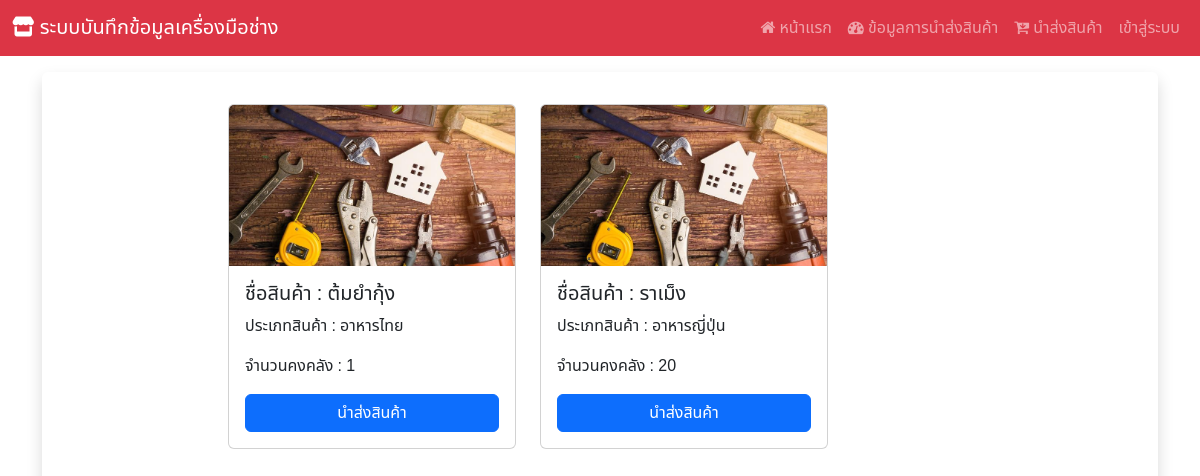
Before: / with the older database file.
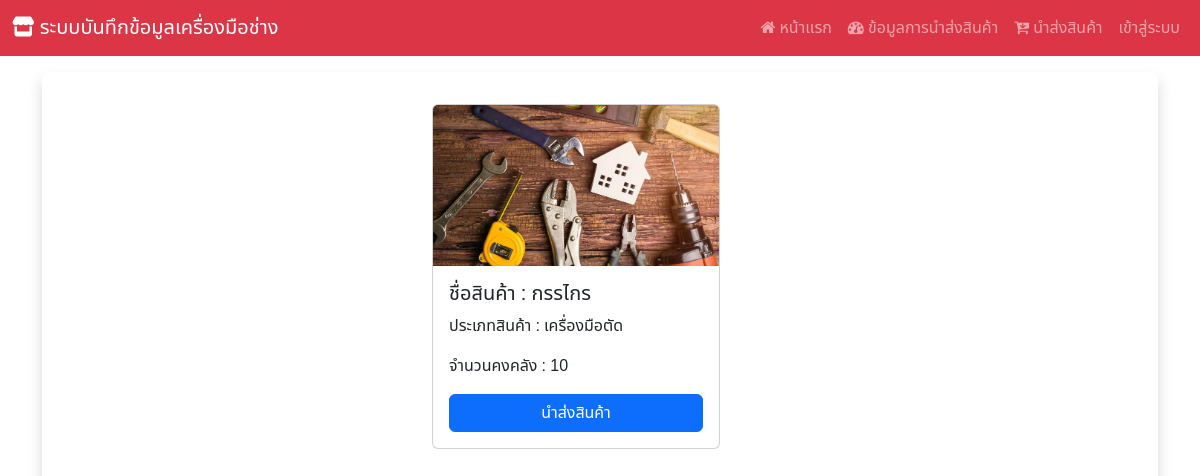
After: the same page with the newer database file.
### Hospital_app/models.py (models this page shows, shortened)
class product(models.Model):
    product_id = models.AutoField(primary_key=True)
    product_name = models.CharField(max_length=255)
    product_type = models.ForeignKey(d_type, on_delete=models.CASCADE)
    product_qty = models.IntegerField()
    product_exp = models.DateField()

class d_type(models.Model):
    type_id = models.AutoField(primary_key=True)
    type_name = models.CharField(max_length=255)
    def __str__(self):
        return f"{self.type_name}"

### Hospital_app/views.py (the view)
# urls.py: path('',views.home),
def home(request):
    show_product = product.objects.all()
    context  = {"product_data" : show_product}
    return render(request,'product_data.html',context)

### Hospital_app/templates/product_data.html (shortened to what this page needs)
{%extends "base.html"%}
{% block content %}
<div
  class="container my-3 d-flex justify-content-center align-items-center shadow rounded"
>
  <div class="row">
    {% for i in product_data %}
    <div class="col-lg-3 col-md-6 me-5 ms-5 mb-5">
      <div class="card" style="width: 18rem">
        <img src="static/images/product/product.jpg" class="card-img-top" alt=" {{ i.product_name }}" />
        <div class="card-body">
          <h5 class="card-title">ชื่อสินค้า : {{ i.product_name }}</h5>
          <p class="card-text">ประเภทสินค้า : {{ i.product_type }}</p>
          <p class="card-text">จำนวนคงคลัง : {{ i.product_qty }}</p>
          <a href="#" class="btn btn-primary w-100">นำส่งสินค้า</a>
        </div>
      </div>
    </div>
    {% endfor %}
  </div>
</div>
{% endblock content %}

### Hospital_app/templates/base.html (shortened to what this page needs)
<!DOCTYPE html>
<html>
  <head>
    {% load bootstrap5 %} {% bootstrap_css %} {% bootstrap_javascript %}
    <link
      rel="stylesheet"
      href="path/to/font-awesome/css/font-awesome.min.css"
    />
    <link
      href="https://maxcdn.bootstrapcdn.com/font-awesome/4.7.0/css/font-awesome.min.css"
      rel="stylesheet"
    />
  </head>
  <body>
    <nav class="navbar navbar-expand-lg navbar-dark bg-danger">
      <div class="container-fluid">
        <a class="navbar-brand" href="#"
          ><i class="fa-solid fa-store" aria-hidden="true"></i>
          ระบบบันทึกข้อมูลเครื่องมือช่าง
        </a>
        <div class="collapse navbar-collapse" id="navbarNav">
          <ul class="navbar-nav ms-auto">
            <li class="nav-item">
              <a class="nav-link" href="/">
                <i class="fa fa-home" aria-hidden="true"></i>
                หน้าเเรก</a
              >
            </li>
            <li class="nav-item">
              <a class="nav-link" href="/report">
                <i class="fa fa-tachometer" aria-hidden="true"></i>
                ข้อมูลการนำส่งสินค้า</a
              >
            </li>
            <li class="nav-item">
              <a class="nav-link" href="/buy_productu">
                <i class="fa fa-cart-arrow-down" aria-hidden="true"></i>
                นำส่งสินค้า</a
              >
            </li>
            {% if user.is_authenticated %}
            <li class="nav-item">
              <a class="nav-link" href="logout">ออกจากระบบ</a>
            </li>
            {% else %}
            <li class="nav-item">
              <a class="nav-link" href="/login">เข้าสู่ระบบ</a>
            </li>
            {% endif %}
          </ul>
        </div>
      </div>
    </nav>
    <div class="container ">
      {% block content%}{% endblock %}
    </div>
  </body>
</html>

### Hospital_app/templates/base.html (style rules this page uses)
body { font-family: "Noto Sans Thai", sans-serif; }

Changed rows visible on the page:
removed product: product_name "ต้มยำกุ้ง", product_type "อาหารไทย", product_qty "1"
removed product: product_name "ราเม็ง", product_type "อาหารญี่ปุ่น", product_qty "20"
added product: product_name "กรรไกร", product_type "เครื่องมือตัด", product_qty "10"
